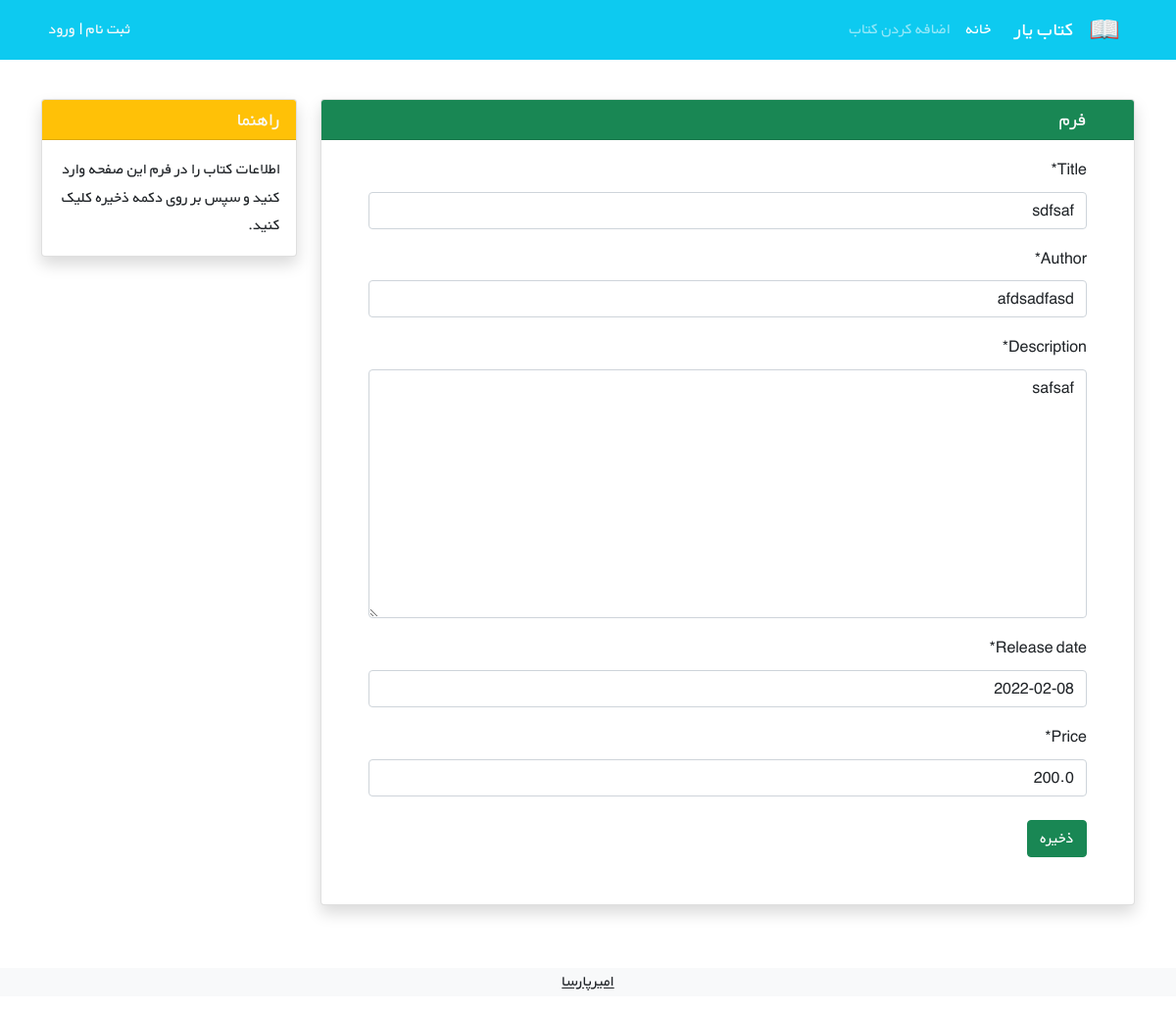
The page /books/update/8 on the database as committed earlier.
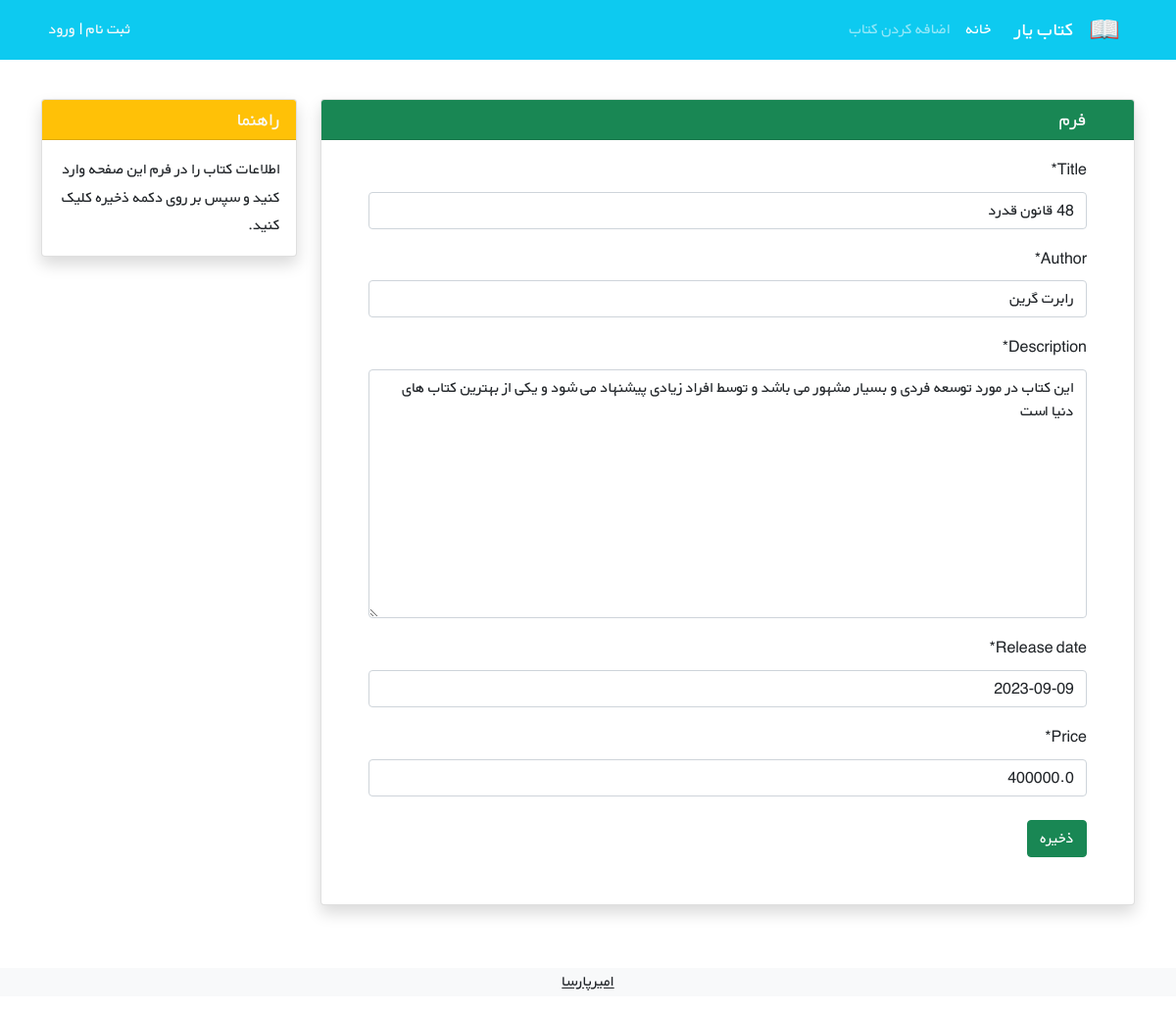
The same page on the database as committed later.
### books/models.py (models this page shows, shortened)
class Book(models.Model):
    title = models.CharField(max_length=200, blank=False, null=False)
    author = models.CharField(max_length=200)
    price = models.DecimalField(max_digits=9, decimal_places=1)
    description = models.TextField(blank=False, null=False)
    release_date = models.DateField()
    creation_date = models.DateTimeField(auto_now_add=True)
    visibility = models.BooleanField(default=True)

### books/views.py (the view)
# urls.py: path('update/<int:pk>', BookUpdateView.as_view(), name='book_update'),
class BookUpdateView(generic.UpdateView):
    model = Book
    template_name = 'books/book_update.html'
    context_object_name = 'book'
    fields = ['title', 'author', 'description', 'release_date', 'price']

### books/templates/books/book_update.html (shortened to what this page needs)
{% extends '_base.html' %}
{% load crispy_forms_tags %}
{% block content %}
    <div class="container mt-4" dir="rtl">
    <div class="row">
        <div class="col-9">
            <div class="card shadow my-3">
                <h5 class="card-header bg-success text-light px-5">فرم</h5>
                <div class="px-5 pt-3 pb-5">
                    <form method="POST">
                        {{ form|crispy }}
                        <button type="submit" class="btn btn-success mt-2">ذخیره</button>
                    </form>
                </div>
            </div>
        </div>
        <div class="col-3">
                <div class="card my-3 shadow">
                    <h5 class="card-header bg-warning text-light">راهنما</h5>
                    <div class="card-body">
                        <p class="card-text">
                            اطلاعات کتاب را در فرم این صفحه وارد کنید و سپس بر روی دکمه ذخیره کلیک کنید.
                        </p>
                    </div>
                </div>
        </div>
    </div>
</div>
{% endblock content %}

### templates/_base.html (shortened to what this page needs)
{% load i18n %}
{% load static %}
<!doctype html>
<html lang="en">
<head>
    <link href="https://cdn.jsdelivr.net/npm/bootstrap@5.1.3/dist/css/bootstrap.min.css" rel="stylesheet"
>
    <link rel="stylesheet" href="{% static 'css/style.css' %}">
</head>
<nav class="navbar navbar-expand-lg navbar-dark bg-info" dir="rtl">
    <div class="container">
        <a class="navbar-brand" href="#">
            <img src="{% static 'icons/book.png' %}" alt="" height="30"
                 class="d-inline-block align-text-top">
        </a>
        <a class="navbar-brand mx-3" href="#">کتاب یار</a>
        <div class="collapse navbar-collapse" id="navbarNavAltMarkup">
            <div class="navbar-nav">
                <a class="nav-link active" aria-current="page" href="{% url 'books_list' %}">خانه</a>
                <a class="nav-link" href="{% url 'book_create' %}">اضافه کردن کتاب</a>
            </div>
        </div>
        {% if user.is_authenticated %}
            <div class=" mx-2 text-white"> خوش امدید {{ user.first_name }} |
                <a class="link-light text-decoration-none" href="{% url 'logout' %}">خروج</a></div>
            </div>
        {% else %}
            <div class=" mx-2 text-white"> <a class="link-light text-decoration-none" href="{% url  'signup' %}">ثبت نام</a> |
                <a class="link-light text-decoration-none" href="{% url 'login' %}">ورود</a></div>
        {% endif %}
    </div>
</nav>
{% block content %}
{% endblock content %}
<footer class="bg-light text-center text-lg-start mt-5">
    <div class="text-center bg-grey">
        <p><a class="text-dark" href="https://github.com/paamir" target="_blank">امیرپارسا</a></p>
    </div>
</footer>
</body>
</html>

### static/css/style.css (style rules this page uses)
* { font-family: 'BYekan', sans-serif; line-height: 1.8rem; }

Rows that differ between the two databases and show on the page:
changed Book: title "sdfsaf" → "48 قانون قدرد"; author "afdsadfasd" → "رابرت گرین"; description "safsaf" → "این کتاب در مورد توسعه فردی و بسیار مشهور می باشد و توسط افراد زیادی پیشنهاد می شود و یکی از بهترین کتاب های دنیا است"; release_date "2022-02-08" → "2023-09-09"; price "200.0" → "400000.0"
